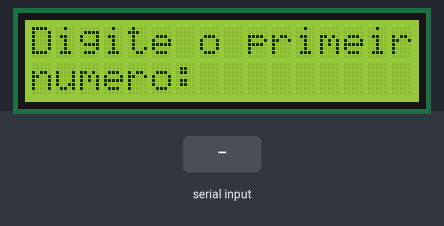
The sketch below on a simulated Arduino Uno, built with avr-gcc and run on an emulated ATmega328P. Shown: 16×2 character LCD. The test bench sets the inputs (shaded band). What the sketch prints to the serial monitor is not drawn.

Above: at 1.2 s.
1.3 s: "90,45\n" received over Serial
At 2.9 s:
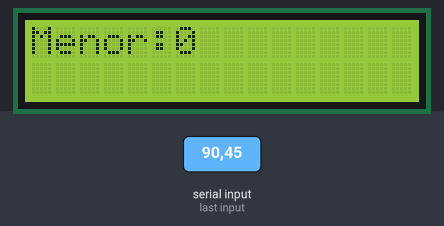
6.3 s: "5\n" received over Serial
At 8.1 s:
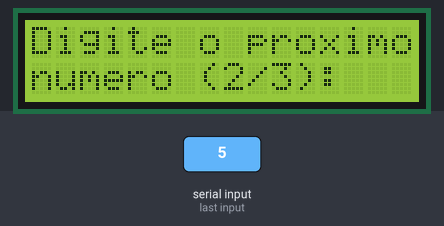
9.3 s: "90\n" received over Serial
At 12.1 s:
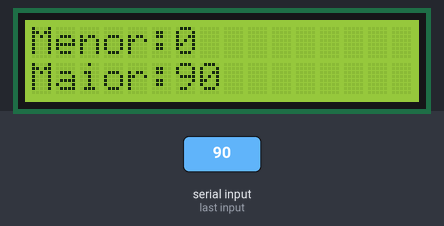
12.3 s: "30,150\n" received over Serial
At 18.7 s:
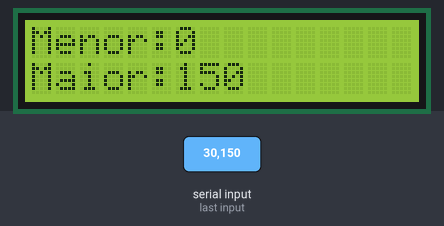
Timing chart, 0 to 19.3 s (numbered marks = the images above; inputs shaded):
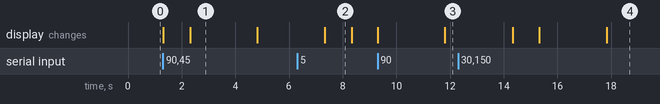

Measured:
- after the input at 1.3 s, the display: first changes at once (image 1 shows a later state)
- after the input at 6.3 s, the display: changes after 1.0 s (image 2)
- after the input at 9.3 s, the display: first changes at once (image 3 shows a later state)
- what the display in image 1 shows lasts 2.5 s, from 2.3 s to 4.8 s
- what the display in image 2 shows lasts 1.0 s, from 7.3 s to 8.3 s

The sketch:

Ex4.ino
```cpp
#include <LiquidCrystal.h>

LiquidCrystal lcd(12, 11, 5, 4, 3, 2);

void setup() {
  lcd.begin(16, 2);
  Serial.begin(9600);
}

void loop() {
  int nums[3];
  int menor, maior;

  lcd.clear();
  lcd.setCursor(0, 0);
  lcd.print("Digite o primeiro");
  lcd.setCursor(0, 1);
  lcd.print("numero:");

  while(!Serial.available());
  nums[0] = Serial.parseInt();
  menor = nums[0];
  maior = nums[0];

  for(int i=1; i<3; i++) {
    lcd.clear();
    lcd.setCursor(0, 0);
    lcd.print("Digite o proximo");
    lcd.setCursor(0, 1);
    lcd.print("numero (");
    lcd.print(i+1);
    lcd.print("/3):");

    while(!Serial.available());
    nums[i] = Serial.parseInt();
  }

  for(int i=0; i<3; i++) {
    if(nums[i] < menor) menor = nums[i];
    if(nums[i] > maior) maior = nums[i];
  }

  lcd.clear();
  lcd.setCursor(0, 0);
  lcd.print("Menor:");
  lcd.print(menor);
  delay(2500);
  lcd.setCursor(0, 1);
  lcd.print("Maior:");
  lcd.print(maior);
  delay(2500);

  Serial.print("O menor valor lido foi: ");
  Serial.println(menor);
  Serial.print("O maior valor lido foi: ");
  Serial.println(maior);
}
```
